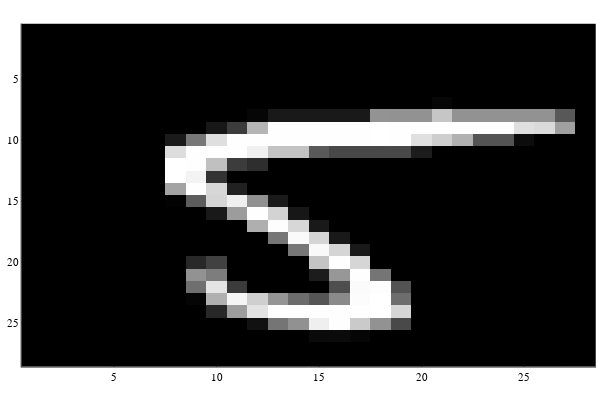

Write notebook code for a chart like this one.
### Markdown cell above
### Prediction

Predict the number for a given image

### Code cell
n = rand(1:length(MNIST.images(:test)))
print("Prediction:",argmax(tY[:,n])-1)
heatmap(MNIST.images(:test)[n])

### Figure 1 — Plotly figure (JSON) as saved in the notebook; plotly's stock layout.template omitted (floating-point values rounded to 4 significant figures; data arrays with more than 128 entries replaced by an {"elided": "..."} marker saying what was removed)
{"data": [{"colorbar": {"title": ""}, "colorscale": [[0, "rgba(0, 0, 0, 1.000)"], [1, "rgba(255, 255, 255, 1.000)"]], "name": "y1", "showlegend": false, "showscale": false, "type": "heatmap", "x": [0.5, 1.5, 2.5, 3.5, 4.5, 5.5, 6.5, 7.5, 8.5, 9.5, 10.5, 11.5, 12.5, 13.5, 14.5, 15.5, 16.5, 17.5, 18.5, 19.5, 20.5, 21.5, 22.5, 23.5, 24.5, 25.5, 26.5, 27.5, 28.5], "xaxis": "x1", "y": [0.5, 1.5, 2.5, 3.5, 4.5, 5.5, 6.5, 7.5, 8.5, 9.5, 10.5, 11.5, 12.5, 13.5, 14.5, 15.5, 16.5, 17.5, 18.5, 19.5, 20.5, 21.5, 22.5, 23.5, 24.5, 25.5, 26.5, 27.5, 28.5], "yaxis": "y1", "z": {"elided": "28x28 float values"}, "zmax": 0.9961, "zmin": 0}], "layout": {"annotations": [], "height": 400, "legend": {"bgcolor": "rgba(255, 255, 255, 1.000)", "bordercolor": "rgba(0, 0, 0, 1.000)", "font": {"color": "rgba(0, 0, 0, 1.000)", "family": "sans-serif", "size": 11}, "tracegroupgap": 0, "x": 1, "y": 1}, "margin": {"b": 20, "l": 0, "r": 0, "t": 20}, "paper_bgcolor": "rgba(255, 255, 255, 1.000)", "plot_bgcolor": "rgba(255, 255, 255, 1.000)", "showlegend": true, "width": 600, "xaxis": {"anchor": "y1", "domain": [0.03619, 0.9934], "gridcolor": "rgba(0, 0, 0, 0.100)", "gridwidth": 0.5, "linecolor": "rgba(0, 0, 0, 1.000)", "mirror": false, "range": [0.5, 28.5], "showgrid": true, "showline": true, "showticklabels": true, "tickangle": 0, "tickcolor": "rgb(0, 0, 0)", "tickfont": {"color": "rgba(0, 0, 0, 1.000)", "family": "sans-serif", "size": 11}, "tickmode": "array", "ticks": "inside", "ticktext": ["5", "10", "15", "20", "25"], "tickvals": [5, 10, 15, 20, 25], "title": "", "titlefont": {"color": "rgba(0, 0, 0, 1.000)", "family": "sans-serif", "size": 15}, "type": "-", "visible": true, "zeroline": false, "zerolinecolor": "rgba(0, 0, 0, 1.000)"}, "yaxis": {"anchor": "x1", "domain": [0.03762, 0.9902], "gridcolor": "rgba(0, 0, 0, 0.100)", "gridwidth": 0.5, "linecolor": "rgba(0, 0, 0, 1.000)", "mirror": false, "range": [28.5, 0.5], "showgrid": true, "showline": true, "showticklabels": true, "tickangle": 0, "tickcolor": "rgb(0, 0, 0)", "tickfont": {"color": "rgba(0, 0, 0, 1.000)", "family": "sans-serif", "size": 11}, "tickmode": "array", "ticks": "inside", "ticktext": ["5", "10", "15", "20", "25"], "tickvals": [5, 10, 15, 20, 25], "title": "", "titlefont": {"color": "rgba(0, 0, 0, 1.000)", "family": "sans-serif", "size": 15}, "type": "-", "visible": true, "zeroline": false, "zerolinecolor": "rgba(0, 0, 0, 1.000)"}}}
